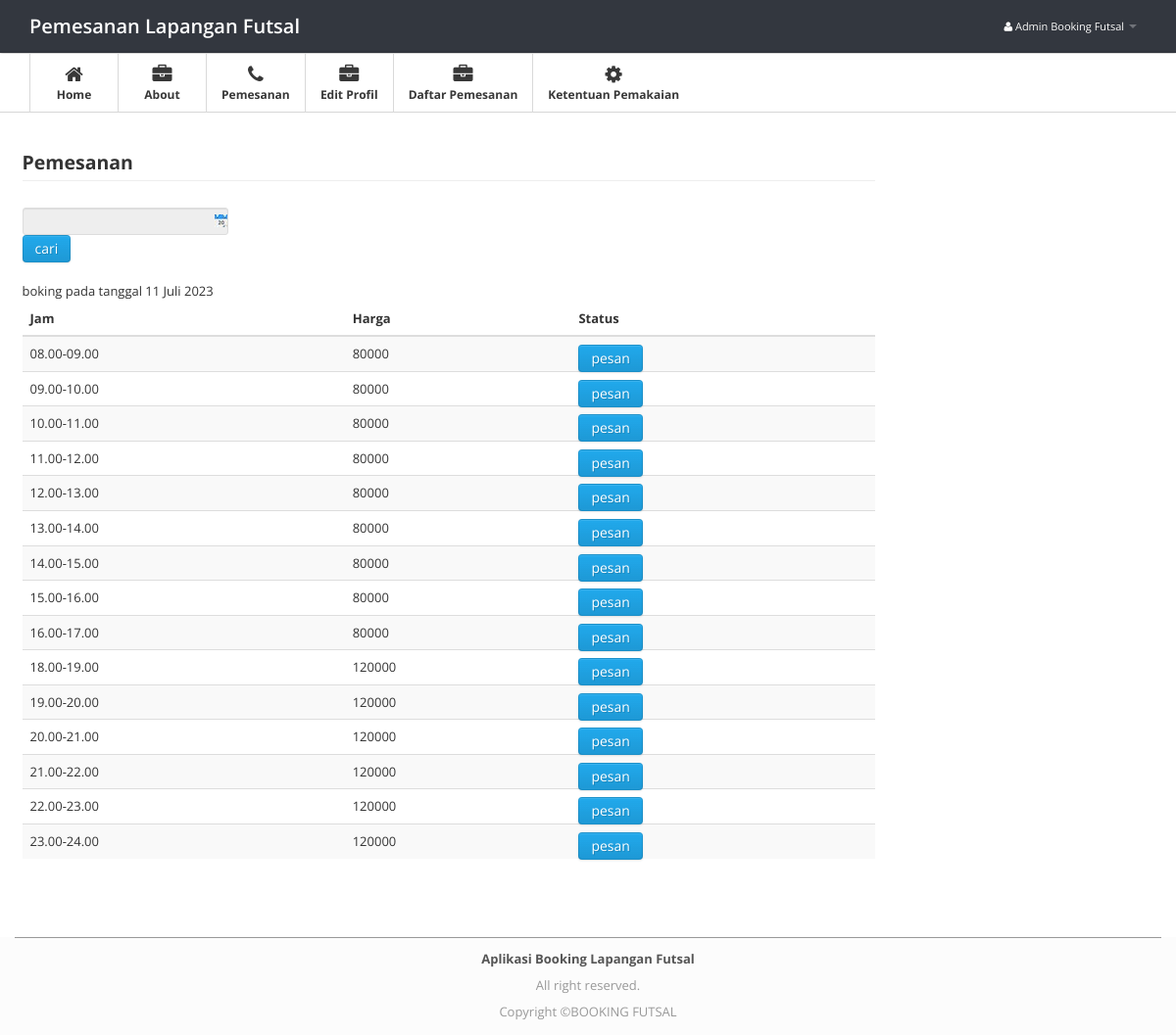
/index.php?modul=boking (signed in), run on the app's committed database.
### tables this page shows
CREATE TABLE `jadwal` (
  `id_jadwal` int(11) NOT NULL,
  `jam` time NOT NULL,
  `id_harga` int(11) NOT NULL,
  `jams` varchar(100) NOT NULL
);

CREATE TABLE `harga` (
  `id_harga` int(11) NOT NULL,
  `waktu` varchar(40) NOT NULL,
  `harga` varchar(30) NOT NULL
);

CREATE TABLE `profil` (
  `id_profil` int(11) NOT NULL,
  `namafutsal` varchar(35) NOT NULL,
  `alamat` text NOT NULL,
  `kodepos` varchar(5) NOT NULL,
  `fax` char(20) NOT NULL,
  `no_hp` char(12) NOT NULL
);

### db/config.php (called while the page is built, shortened)
<?php
$zz=mysql_fetch_array(mysql_query("Select * from profil where id_profil='1'"));
$namaprofil=$zz[namafutsal];
?>

### modul/boking.php (the view, shortened to what this page needs)
<?php
if (empty($_SESSION['usernamepengunjung']) && empty($_SESSION['namapengunjung'])) {
  echo "<script type=text/javascript>
alert('Anda Belum Login :) , Silahkan Login terlebih dahulu');
window.location = 'login.php';
</script>";
}else{
	?>
 <link rel="stylesheet" type="text/css" href="http://code.jquery.com/ui/1.9.1/themes/base/jquery-ui.css">
<?php
function DateToIndo($date) {
    $BulanIndo = array("Januari", "Februari", "Maret",
               "April", "Mei", "Juni",
               "Juli", "Agustus", "September",
               "Oktober", "November", "Desember");
    $tahun = substr($date, 0, 4);
    $bulan = substr($date, 5, 2);
    $tgl   = substr($date, 8, 2);
    $result = $tgl . " " . $BulanIndo[(int)$bulan-1] . " ". $tahun;
    return($result);
}
  ?>
<div class="main">
    <div class="main-inner">
        <div class="container">
          <div class="row">
             <div class="span9">
                            <legend><b>Pemesanan</b></legend>
                            <form class="form-inline" action="" method="POST">
                            <div class="form-group">
                            <input type="text" class="input-large"  data-beatpicker="true" name="tgl">
                        <input type="submit" class="btn btn-sm btn-primary" value="cari">
                    </div>
                      </form>
                      boking pada tanggal <?php if(empty($_POST[tgl])){
                         echo(DateToIndo( date("Y-m-d")));
                        }else{
                         echo(DateToIndo("$_POST[tgl]"));
                          }?>
    <div class="table-responsive">
  <table class="table table-striped">
                              <thead>
                              <tr>
                              <th>Jam</th>
                              <th>Harga</th>
                              <th>Status</th>
                              </thead>
                              <tbody>
                              <?php
      $tanggal= mysql_real_escape_string($_POST["tgl"]);
        $a=mysql_query("select jadwal.id_jadwal,jadwal.jam,jadwal.jams, harga.harga,harga.id_harga from jadwal,harga WHERE jadwal.id_harga=harga.id_harga order by jadwal.id_jadwal asc");
      while($b=mysql_fetch_array($a)){
      $querys="select pemesanan.id_jadwal,pemesanan.status,pemesanan.tanggal,pemesanan.jam,jadwal.id_jadwal,jadwal.jams from pemesanan,jadwal WHERE tanggal='$tanggal' AND pemesanan.id_jadwal=jadwal.id_jadwal AND pemesanan.id_jadwal='$b[id_jadwal]'";
      $result=mysql_query($querys);
      $z=mysql_fetch_array($result);
        ?>
                         <tr>
          <td><?php echo $b['jams'] ?></td>
          <td ><?php echo $b['harga'] ?></td>
          <td><?php
if($z[status]==Tertunda){
?>
<form action="index.php?modul=proses" method="POST" style="    margin: 0 0 -10px;">
   <input type="hidden" name="idharga" value="<?php echo $b[id_harga];?>">
      <input type="hidden" name="id" value="<?php echo $b[id_jadwal];?>">
      <input type="hidden" name="tanggalz" value="<?php echo $tanggal;?>">
      <input type="hidden" name="harga" value="<?php echo $b[harga];?>">
      <input type="hidden" name="jamz" value="<?php echo $b[jams];?>">
      <input type="submit" value="pesan" class="btn btn-warning">
      </form>
      <?php
}
          else if($z[tanggal]==$tanggal AND $b[id_jadwal]==$z[id_jadwal]){
           echo "<button type='button' class='btn btn-danger cdz'>Booked</button>";
      }
      else{
      ?>
      <form action="index.php?modul=proses" method="POST" style="    margin: 0 0 -10px;">
      <input type="submit" value="pesan" class="btn btn-primary">
      </form>
      <?php
      }?></td>
        </tr>
                              <?php } ?>
                              </tbody>
                              </table>
                              </div>
            </div>
        </div>
    </div>
</div>
</div>
	<?php
}
?>

### index.php (shortened to what this page needs)
<?php
include("db/config.php");
 ?>
<!DOCTYPE html>
<html lang="en">
<head>
<link href="ckeditor/content.css" rel="stylesheet" type="text/css"/>
<link href="css/bootstrap.css" rel="stylesheet">
<link href="css/bootstrap.min.css" rel="stylesheet">
<link href="css/bootstrap-responsive.min.css" rel="stylesheet">
<link href="css/font-awesome.css" rel="stylesheet">
<link href="css/style.css" rel="stylesheet">
<link href="css/pages/dashboard.css" rel="stylesheet">
  <link rel="stylesheet" type="text/css" href="plug/BeatPicker.min.css">
    <link rel="stylesheet" href="media/css/jquery.dataTables.css" type="text/css" />
</head>
<body>
<div class="navbar navbar-fixed-top">
  <div class="navbar-inner">
    <div class="container"><span class="icon-bar"></span><span class="icon-bar"></span> </a><a class="brand" href="index.php">
      <?php if (empty($_SESSION['namapengunjung'])){
        echo "$namaprofil";
        }else{
        echo "Pemesanan Lapangan Futsal";
    }
    ?></a>
      <div class="nav-collapse">
      <?php if (empty($_SESSION['namapengunjung'])){
        echo "";
        }else{ ?>
        <ul class="nav pull-right">
          <li class="dropdown"><a href="#" class="dropdown-toggle" data-toggle="dropdown"><i
            class="icon-user"></i> <?php echo $_SESSION['namapengunjung']; ?> <b class="caret"></b></a>
          </li>
        </ul>
        <?php } ?>
      </div>
    </div>
  </div>
</div>
<div class="subnavbar">
  <div class="subnavbar-inner">
    <div class="container">
      <?php include('menu.php'); ?>
    </div>
  </div>
</div>
<div class="main">
  <div class="main-inner">
    <div class="container">
      <div class="row">
            <?php
if(!empty($_GET['modul']))
{
  if(file_exists("modul/$_GET[modul].php"))
  {
  include("modul/$_GET[modul].php");
  } else
  {
  echo "<h2>Error !<br/>Halaman Tidak Di Temukan !</h2>";
  }
        } ?>
    </div>
  </div>
</div>
</div>
<br />
<br />
<br />
<br />
<br />
<footer class="application-footer">
            <div class="container">
                <p><b>Aplikasi Booking Lapangan Futsal</b></p>
                <div class="disclaimer">
                <div class="disclaimer">
                    <p>All right reserved.</p>
                    <p>Copyright ©<?php echo "$namaprofil";?></p>
                </div>
            </div>
        </footer>
</body>
</html>

### menu.php (shortened to what this page needs)
<?php
if (!empty($_SESSION['usernamepengunjung']) && !empty($_SESSION['namapengunjung'])) {
?>
<ul class="mainnav">
        <li class="active"><a href="index.php"><i class="icon-home"></i><span>Home</span> </a> </li>
        <li class="active"><a href="index.php?modul=profil"><i class="icon-briefcase"></i><span>About</span></a></li>
        <li class="active"><a href="index.php?modul=boking"><i class="icon-phone"></i><span>Pemesanan</span></a></li>
        <li class="active"><a href="index.php?modul=usr"><i class="icon-briefcase"></i><span>Edit Profil</span></a></li>
        <li class="active"><a href="index.php?modul=pesandetail"><i class="icon-briefcase"></i><span>Daftar Pemesanan</span></a></li>
        <li class="active"><a href="index.php?modul=ketentuan"><i class="icon-cog"></i><span>Ketentuan Pemakaian</span></a> </li>
      </ul>
<?php } ?>

### css/style.css (style rules this page uses)
.application-footer { background-color: #fcfcfc; z-index: 900; height: 100px; margin-top: -100px; clear: both; position: relative; }
.application-footer .container { padding-top: 10px; color: #555555; text-align: center; border-top: 1px solid #999999; }
.application-footer .container p { margin: 0 0 5px; }
.disclaimer { text-align: center; font-size: 11px; color: #999999; }
body { background: #FFFFFF; font: 13px/1.7em 'Open Sans'; }
p { font: 13px/1.7em 'Open Sans'; }
input, button, select, textarea { font-family: 'Open Sans'; }
.table td { vertical-align: middle; }
.navbar .container { position: relative; }
.navbar-inner { padding: 7px 0; background: #33373f; -moz-border-radius: 0; -webkit-border-radius: 0; border-radius: 0; }
.navbar-fixed-top { position: static; }
.navbar .nav a { font-size: 11px; }
.navbar .nav>li>a { color:#fff !important; }
.navbar .brand { font-weight: 600; position: relative; top: 2px; }
.subnavbar { margin-bottom: 2.5em; }
.subnavbar-inner { height: 60px; background: #fff; border-bottom: 1px solid #d6d6d6; }
.subnavbar .container > ul { display: inline-block; height: 80px; padding: 0; margin: 0; }
.subnavbar .container > ul > li { float: left; min-width: 90px; height: 60px; padding: 0; margin: 0; text-align: center; list-style: none; border-left: 1px solid #d9d9d9; }
.subnavbar .container > ul > li > a { display: block; height: 100%; padding: 0 15px; font-size: 12px; font-weight: bold; color: #b2afaa; }
.subnavbar .container > ul > li > a > i { display: inline-block; width: 24px; height: 24px; margin-top: 11px; margin-bottom: -3px; font-size: 20px; }
.subnavbar .container > ul > li > a > span { display: block; }
.subnavbar .container > ul > li.active > a { color: #383838; }
.main { padding-bottom: 2em; border-bottom: 0px solid #000; }

### data on the page
jadwal: jams "08.00-09.00", id_harga.harga "80000"
jadwal: jams "09.00-10.00", id_harga.harga "80000"
jadwal: jams "10.00-11.00", id_harga.harga "80000"
jadwal: jams "11.00-12.00", id_harga.harga "80000"
jadwal: jams "12.00-13.00", id_harga.harga "80000"
jadwal: jams "13.00-14.00", id_harga.harga "80000"
jadwal: jams "14.00-15.00", id_harga.harga "80000"
jadwal: jams "15.00-16.00", id_harga.harga "80000"
jadwal: jams "16.00-17.00", id_harga.harga "80000"
jadwal: jams "18.00-19.00", id_harga.harga "120000"
jadwal: jams "19.00-20.00", id_harga.harga "120000"
jadwal: jams "20.00-21.00", id_harga.harga "120000"
jadwal: jams "21.00-22.00", id_harga.harga "120000"
jadwal: jams "22.00-23.00", id_harga.harga "120000"
jadwal: jams "23.00-24.00", id_harga.harga "120000"
profil: namafutsal "BOOKING FUTSAL"

### other printed values
$_SESSION['namapengunjung'] "Admin Booking Futsal"
